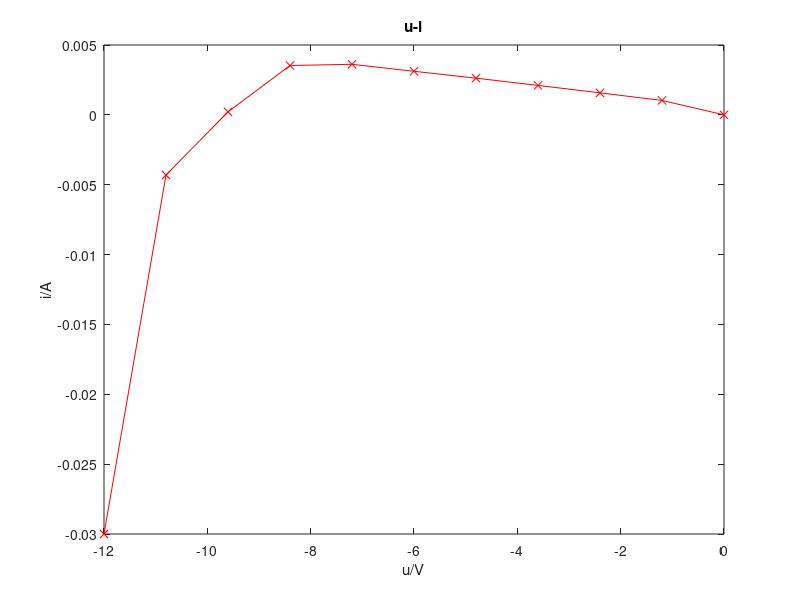

This chart was generated by the following MATLAB code:
tic;
#开始计时
clc;
#清屏
clear;
#清除变量空间的变量，防止变量重名报错
data=csvread('ChuaR.csv');
#读取记录的原始数据
data(1,:)=[];
#第一行是表头，删去
data(:,1)=(data(:,1)-50)/100*24;
#(滑动变阻器变阻百分数-50)/100$\times$24=蔡氏电阻两端电压
plot(data(:,1),data(:,2),'rx-')
#用红色实线交点为$\times$的方式画折线图
xlabel({'u/V'})
#横轴坐标为伏特
ylabel({'i/A'})
#纵轴坐标为安培
title('u-i')
#标题为伏安特性曲线
saveas(gcf,'ChuaVA0.png')
#保存当前图像
fprintf('Runtime is %f second.\n',toc)
#输出程序运行时间

